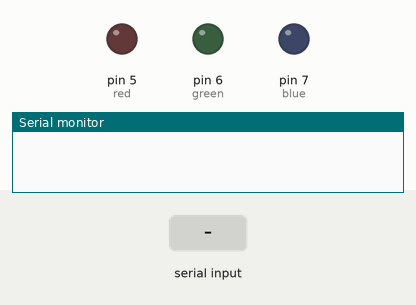
Recording of a sketch running on a simulated Arduino Mega 2560, built with avr-gcc and run on an emulated ATmega2560. On the bench: output pins drawn as LEDs (lit = HIGH), the last lines printed to the serial monitor. The test bench sets the inputs (shaded band).

Above: at 1.2 s.
1.3 s: "r" received over the second serial link
At 2.1 s:
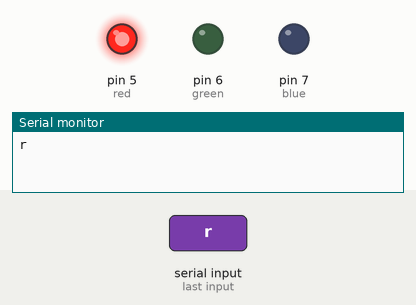
2.8 s: "g" received over the second serial link
At 3.2 s:
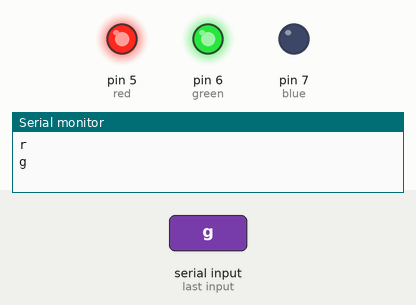
4.3 s: "b" received over the second serial link
At 5.6 s:
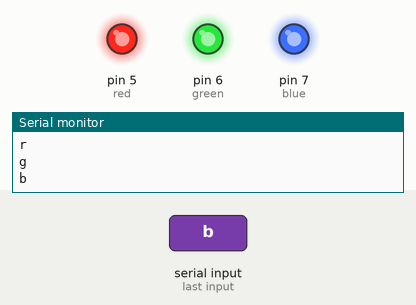
Timing chart, 0 to 7.3 s (numbered marks = the images above; inputs shaded):
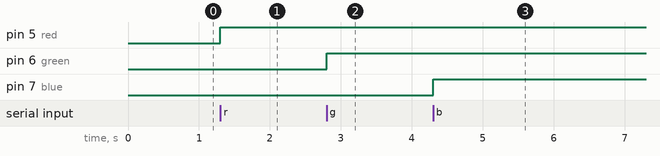

The sketch:

SwitchCaseSerialArduino.ino
```cpp
#define red 5
#define green 6
#define blue 7

void setup() {
  // put your setup code here, to run once:
  pinMode(red, OUTPUT);
  pinMode(green, OUTPUT);
  pinMode(blue, OUTPUT);
  Serial.begin(9600);
  Serial2.begin(9600);
}

void loop() {
  // put your main code here, to run repeatedly:

  while (Serial2.available()) {

    char val = Serial2.read();
    Serial.println(val);

    switch (val) {
      case 'r':
        digitalWrite(red, HIGH);
        break;
      case 'g':
        digitalWrite(green, HIGH);
        break;
      case 'b':
        digitalWrite(blue, HIGH);
        break;
      default:
        digitalWrite(red, LOW);
        digitalWrite(green, LOW);
        digitalWrite(blue, LOW);
        break;
    }
  }
}
```

Measured:
- after the input at 1.3 s, pin 5 (red): LOW → HIGH at once
- after the input at 2.8 s, pin 6 (green): LOW → HIGH at once
- after the input at 4.3 s, pin 7 (blue): LOW → HIGH at once
